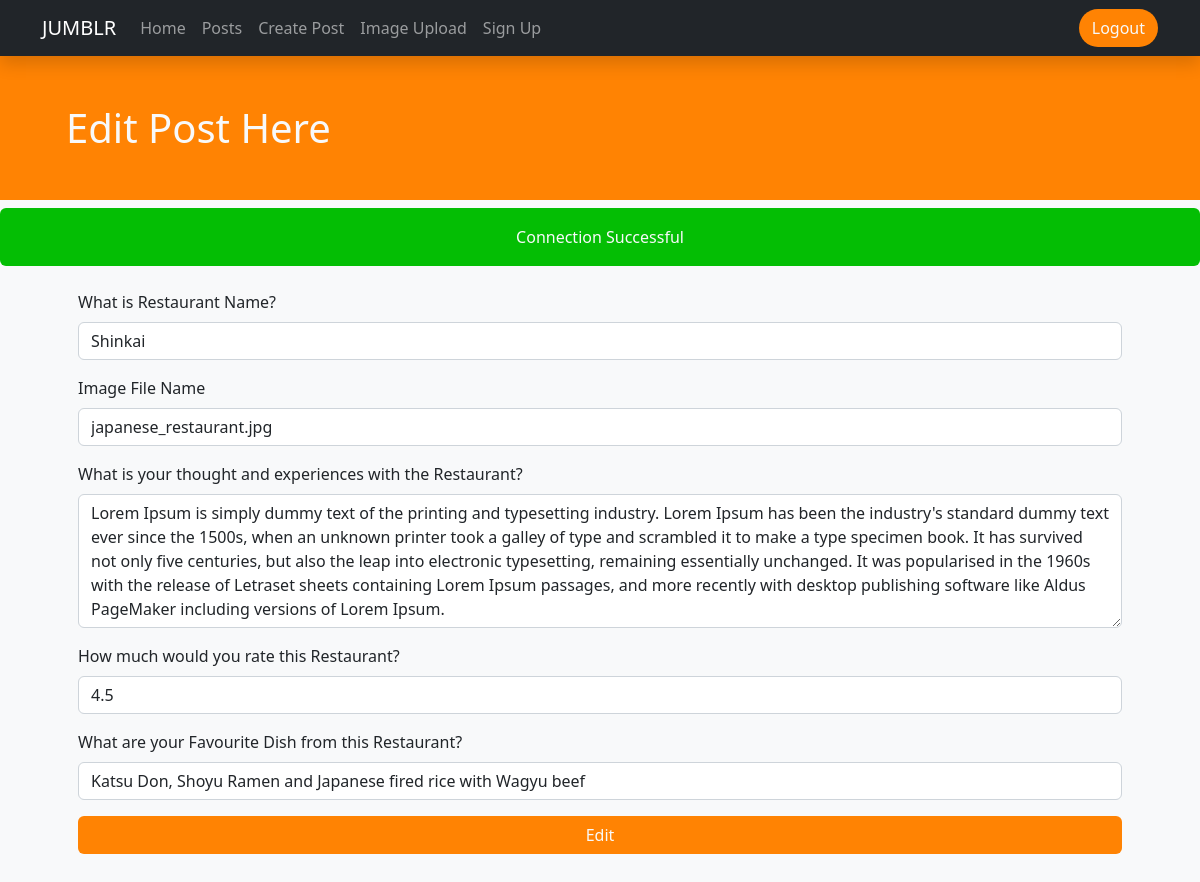
The app's page /editpost.php?id=7 (signed in) with its own data.
### tables this page shows
CREATE TABLE `posts` (
  `id` int(11) NOT NULL,
  `idUsers` int(11) NOT NULL,
  `restaurantName` tinytext,
  `imageurl` tinytext,
  `comment` longtext,
  `rating` double DEFAULT NULL,
  `favouriteDish` text
);

### editpost.php (the view, shortened to what this page needs)
<?php require "./header.php"; ?>
<section class="secondarybg">
    <div class="container text-start text-light">
        <h1 class="pt-5 pb-5 p-4">Edit Post Here</h1>
    </div>
</section>
<?php
if(isset($_SESSION['userId']) && isset($_GET['id'])){
    require './include/connect.inc.php';
    $id = mysqli_real_escape_string($conn, $_GET['id']);
    $id = intval($id);
    $sql = "SELECT restaurantName, imageurl, comment, rating, favouriteDish FROM posts WHERE id=?";
    $statement = mysqli_stmt_init($conn);
    if(!mysqli_stmt_prepare($statement, $sql)){
        header("Location: editpost.php?id=$id&error=sqlerror");
        exit();
    } else {
        mysqli_stmt_bind_param($statement, "i", $id);
        mysqli_stmt_execute($statement);
        $result = mysqli_stmt_get_result($statement);
        $row = mysqli_fetch_assoc($result);
    }
}
?>
<div class="container p-5 pt-2">
        <form action="./include/editpost.inc.php?id=<?php echo $id ?>" method="POST">
        <div class="mb-3">
            <label for="restaurantName" class="form-label">What is Restaurant Name?</label>
            <input type="text" class="form-control" name="restaurantName" placeholder="Restaurant Name" value="<?php echo $row['restaurantName'] ?>">
        </div>
        <div class="mb-3">
            <label for="imageurl" class="form-label">Image File Name</label>
            <input type="text" class="form-control" name="imageurl" placeholder="Place your image file name here (eg. cat.jpg) " value="<?php echo $row['imageurl'] ?>" >
        </div>
        <div class="mb-3">
            <label for="comment" class="form-label">What is your thought and experiences with the Restaurant?</label>
            <textarea class="form-control" name="comment" rows="5" placeholder="Your Thought goes here..." ><?php echo $row['comment'] ?></textarea>
        </div>
        <div class="mb-3">
            <label for="rating" class="form-label">How much would you rate this Restaurant?</label>
            <input type="text" class="form-control" name="rating" placeholder="0 - 5 out of 5 (eg. 4.5/5)" value="<?php echo $row['rating'] ?>" >
        </div>
        <div class="mb-3">
            <label for="favouriteDish" class="form-label">What are your Favourite Dish from this Restaurant?</label>
            <input type="text" class="form-control" name="favouriteDish" placeholder="Your Favourite Dish goes here..." value="<?php echo $row['favouriteDish'] ?>" >
        </div>
        <button type="submit" name="edit-submit" class="btn secondarybtn w-100">Edit</button>
    </form>
</div>
<?php require "./footer.php" ?>

### css/style.css (style rules this page uses)
:root { --primarycolor : #F0E3CA; --secondarycolor : #FF8303; --thirdcolor : #A35709; --forthcolor : #1B1A17; --error : #ef6a52; --success : #04be04; --lightcolor : #f8f9fa; }
.secondarybg { background-color: var(--secondarycolor); }
.secondarybtn { background-color: var(--secondarycolor); color: var(--lightcolor); }

### records on screen
posts: restaurantName "Shinkai", imageurl "japanese_restaurant.jpg", comment "Lorem Ipsum is simply dummy text of the printing and typesetting industry. Lorem Ipsum has been the industry's standard dummy text ever since the 1500s, when an unknown printer took a galley of type and scrambled it to make a type specimen book. It has survived not only five centuries, but also the leap into electronic typesetting, remaining essentially unchanged. It was popularised in the 1960s with the release of Letraset sheets containing Lorem Ipsum passages, and more recently with desktop publishing software like Aldus PageMaker including versions of Lorem Ipsum.", rating "4.5", favouriteDish "Katsu Don, Shoyu Ramen and Japanese fired rice with Wagyu beef"
